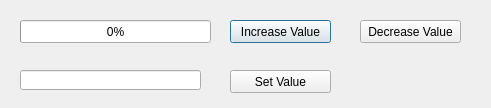
<?xml version="1.0" encoding="UTF-8"?>
<ui version="4.0">
 <class>Dialog</class>
 <widget class="QDialog" name="Dialog">
  <property name="geometry">
   <rect>
    <x>0</x>
    <y>0</y>
    <width>491</width>
    <height>108</height>
   </rect>
  </property>
  <property name="windowTitle">
   <string>Dialog</string>
  </property>
  <widget class="QProgressBar" name="progressBar">
   <property name="geometry">
    <rect>
     <x>20</x>
     <y>20</y>
     <width>191</width>
     <height>23</height>
    </rect>
   </property>
   <property name="value">
    <number>0</number>
   </property>
  </widget>
  <widget class="QPushButton" name="increaseValue_button">
   <property name="geometry">
    <rect>
     <x>230</x>
     <y>20</y>
     <width>101</width>
     <height>23</height>
    </rect>
   </property>
   <property name="text">
    <string>Increase Value</string>
   </property>
  </widget>
  <widget class="QPushButton" name="decreaseValue_button">
   <property name="geometry">
    <rect>
     <x>360</x>
     <y>20</y>
     <width>101</width>
     <height>23</height>
    </rect>
   </property>
   <property name="text">
    <string>Decrease Value</string>
   </property>
  </widget>
  <widget class="QLineEdit" name="lineEdit">
   <property name="geometry">
    <rect>
     <x>20</x>
     <y>70</y>
     <width>181</width>
     <height>20</height>
    </rect>
   </property>
  </widget>
  <widget class="QPushButton" name="setValue_button">
   <property name="geometry">
    <rect>
     <x>230</x>
     <y>70</y>
     <width>101</width>
     <height>23</height>
    </rect>
   </property>
   <property name="text">
    <string>Set Value</string>
   </property>
  </widget>
 </widget>
 <resources/>
 <connections/>
</ui>
